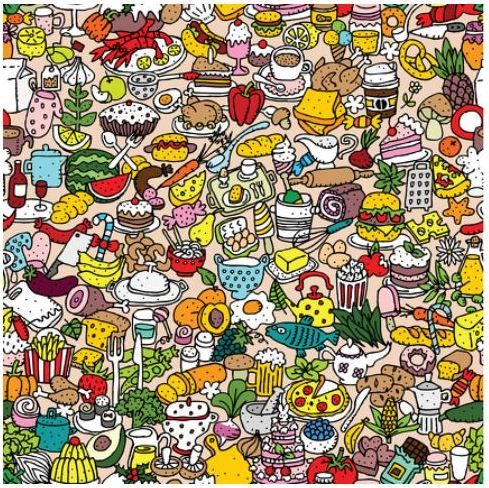
#> input picture TAREA_05/Rojo.jpg, 489 x 488 px, found by its file name
$ python Rojo.py
#> lines starting #> are read from the running program, lines starting #| are printed output that depends on the picture; after the words box and inside, x2 and y2 are one past the last pixel; in counts of white or black regions, pixels touching at a corner belong together
import cv2

#Paso 1 Leer la imagen
imagen      = cv2.imread('Tareas\TAREA_05\Rojo.jpg',1)
#> imagen is the input picture: shape (488, 489, 3); mean B, G, R 115.8, 144.3, 162.1

#Paso 2: A HSV
imagenHSV = cv2.cvtColor(imagen, cv2.COLOR_BGR2HSV)
#> imagenHSV: shape (488, 489, 3); mean H, S, V 47.5, 99.9, 167.2

#Para mayor detección de colores se usan 2 máscaras,
#Si se usa solo 1 no se aprecian tanto los colores
umbral_bajo1 = (0,100, 20)
umbral_alto1 = (10,255,255)

umbral_bajo2 = (175,100,20)
umbral_alto2 = (180,255,255)

#Se crean las mascaras de la imagen con los umbrales de color
mask1 = cv2.inRange(imagenHSV, umbral_bajo1, umbral_alto1)
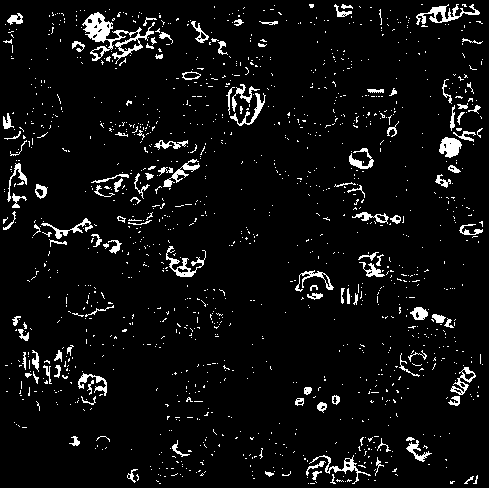
#> mask1: shape (488, 489); 5.6% white in thin lines or dots
mask2 = cv2.inRange(imagenHSV, umbral_bajo2, umbral_alto2)
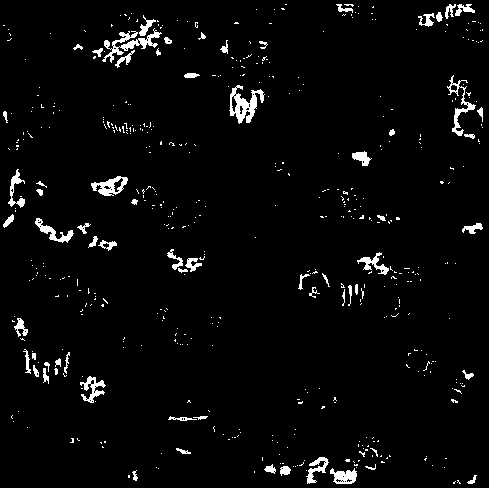
#> mask2: shape (488, 489); 3.3% white; 511 white regions (444 under 20 px), largest, box (x1, y1, x2, y2) and area: (229, 85, 265, 124) 609, (102, 28, 162, 63) 575, (447, 75, 476, 136) 367
mask3 = mask1+ mask2
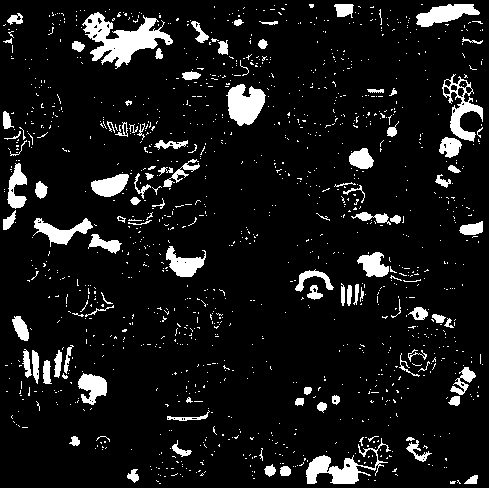
#> mask3: shape (488, 489); 8.9% white; 1283 white regions (1184 under 20 px)
#Se aplica la máscara a la imagen original

maskedImg = cv2.bitwise_and(imagen, imagen, mask= mask3)
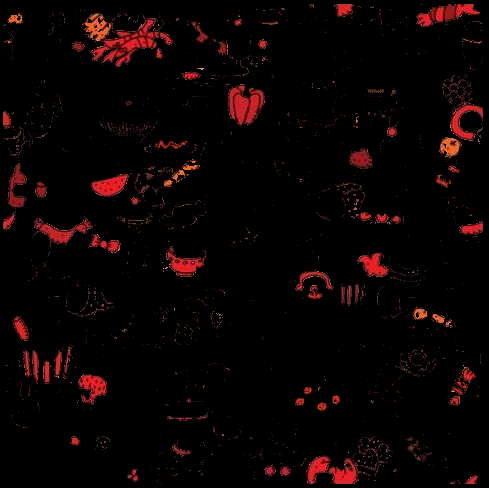
#> maskedImg: shape (488, 489, 3); mean B, G, R 2.9, 3.1, 10.9
contornos = cv2.findContours(mask3, cv2.RETR_EXTERNAL, cv2.CHAIN_APPROX_SIMPLE)[0]
#> contornos = 1282 contours, 1208 with area under 20; largest, box (x1, y1, x2, y2) and area: (82, 12, 173, 69) 2022, (226, 84, 266, 126) 1050, (306, 438, 391, 484) 978, (442, 74, 483, 142) 936, (416, 4, 480, 27) 751
print("Objetos ")
print(len(contornos))
#| 1282
cv2.imshow('MaskedImage',  maskedImg)
cv2.imshow("HSV", imagenHSV)
cv2.imshow("Original", imagen)
cv2.waitKey(0)
cv2.destroyAllWindows()
